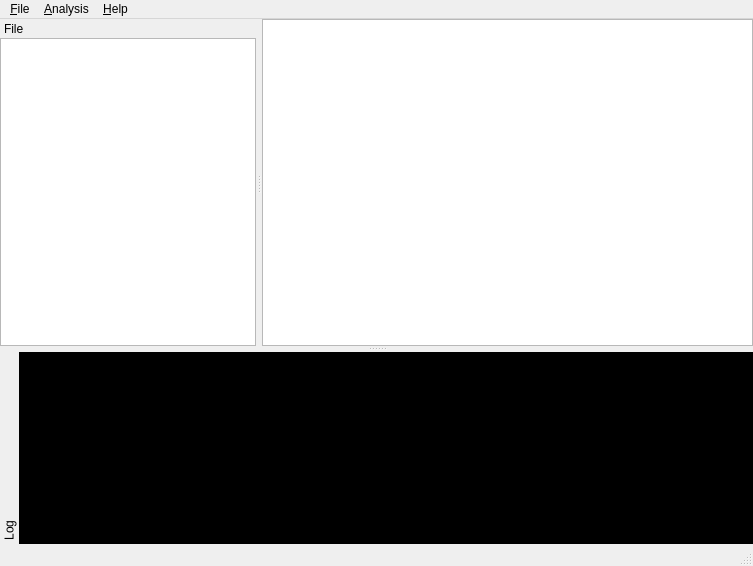
<?xml version="1.0" encoding="UTF-8"?>
<ui version="4.0">
 <class>MainWindow</class>
 <widget class="QMainWindow" name="MainWindow">
  <property name="geometry">
   <rect>
    <x>0</x>
    <y>0</y>
    <width>753</width>
    <height>566</height>
   </rect>
  </property>
  <property name="windowTitle">
   <string>RTM-GWAS</string>
  </property>
  <widget class="QWidget" name="centralWidget">
   <layout class="QVBoxLayout" name="verticalLayout">
    <property name="margin">
     <number>0</number>
    </property>
    <item>
     <widget class="QPlainTextEdit" name="plainTextEditData">
      <property name="readOnly">
       <bool>true</bool>
      </property>
     </widget>
    </item>
   </layout>
  </widget>
  <widget class="QMenuBar" name="menuBar">
   <property name="geometry">
    <rect>
     <x>0</x>
     <y>0</y>
     <width>753</width>
     <height>23</height>
    </rect>
   </property>
   <widget class="QMenu" name="menuFile">
    <property name="title">
     <string>&amp;File</string>
    </property>
    <addaction name="actionChangeDir"/>
    <addaction name="separator"/>
    <addaction name="actionExit"/>
   </widget>
   <widget class="QMenu" name="menuAnalysis">
    <property name="title">
     <string>&amp;Analysis</string>
    </property>
    <addaction name="actionSNPLDB"/>
    <addaction name="actionGSC"/>
    <addaction name="actionAssociation"/>
   </widget>
   <widget class="QMenu" name="menuHelp">
    <property name="title">
     <string>&amp;Help</string>
    </property>
    <addaction name="actionContents"/>
    <addaction name="actionAbout"/>
   </widget>
   <addaction name="menuFile"/>
   <addaction name="menuAnalysis"/>
   <addaction name="menuHelp"/>
  </widget>
  <widget class="QStatusBar" name="statusBar"/>
  <widget class="QDockWidget" name="dockWidgetFile">
   <property name="features">
    <set>QDockWidget::DockWidgetMovable</set>
   </property>
   <property name="windowTitle">
    <string>File</string>
   </property>
   <attribute name="dockWidgetArea">
    <number>1</number>
   </attribute>
   <widget class="QWidget" name="dockWidgetContentsFile">
    <layout class="QVBoxLayout" name="verticalLayout_2">
     <property name="margin">
      <number>0</number>
     </property>
     <item>
      <widget class="QListWidget" name="listWidgetFile"/>
     </item>
    </layout>
   </widget>
  </widget>
  <widget class="QDockWidget" name="dockWidgetLog">
   <property name="features">
    <set>QDockWidget::DockWidgetMovable|QDockWidget::DockWidgetVerticalTitleBar</set>
   </property>
   <property name="windowTitle">
    <string>Log</string>
   </property>
   <attribute name="dockWidgetArea">
    <number>8</number>
   </attribute>
   <widget class="QWidget" name="dockWidgetContentsLog">
    <layout class="QVBoxLayout" name="verticalLayout_3">
     <property name="margin">
      <number>0</number>
     </property>
     <item>
      <widget class="QPlainTextEdit" name="plainTextEditLog">
       <property name="styleSheet">
        <string notr="true">background-color: rgb(0, 0, 0);
color: rgb(0, 255, 0);</string>
       </property>
       <property name="readOnly">
        <bool>true</bool>
       </property>
      </widget>
     </item>
    </layout>
   </widget>
  </widget>
  <action name="actionChangeDir">
   <property name="text">
    <string>&amp;Change dir</string>
   </property>
  </action>
  <action name="actionExit">
   <property name="text">
    <string>E&amp;xit</string>
   </property>
   <property name="shortcut">
    <string>Ctrl+Q</string>
   </property>
  </action>
  <action name="actionSNPLDB">
   <property name="text">
    <string>&amp;SNPLDB</string>
   </property>
  </action>
  <action name="actionGSC">
   <property name="text">
    <string>&amp;GSC</string>
   </property>
  </action>
  <action name="actionAssociation">
   <property name="text">
    <string>&amp;Association</string>
   </property>
  </action>
  <action name="actionContents">
   <property name="text">
    <string>Con&amp;tents</string>
   </property>
  </action>
  <action name="actionAbout">
   <property name="text">
    <string>A&amp;bout</string>
   </property>
  </action>
 </widget>
 <layoutdefault spacing="6" margin="11"/>
 <tabstops>
  <tabstop>listWidgetFile</tabstop>
  <tabstop>plainTextEditData</tabstop>
  <tabstop>plainTextEditLog</tabstop>
 </tabstops>
 <resources/>
 <connections>
  <connection>
   <sender>actionExit</sender>
   <signal>triggered()</signal>
   <receiver>MainWindow</receiver>
   <slot>close()</slot>
   <hints>
    <hint type="sourcelabel">
     <x>-1</x>
     <y>-1</y>
    </hint>
    <hint type="destinationlabel">
     <x>376</x>
     <y>282</y>
    </hint>
   </hints>
  </connection>
 </connections>
</ui>
